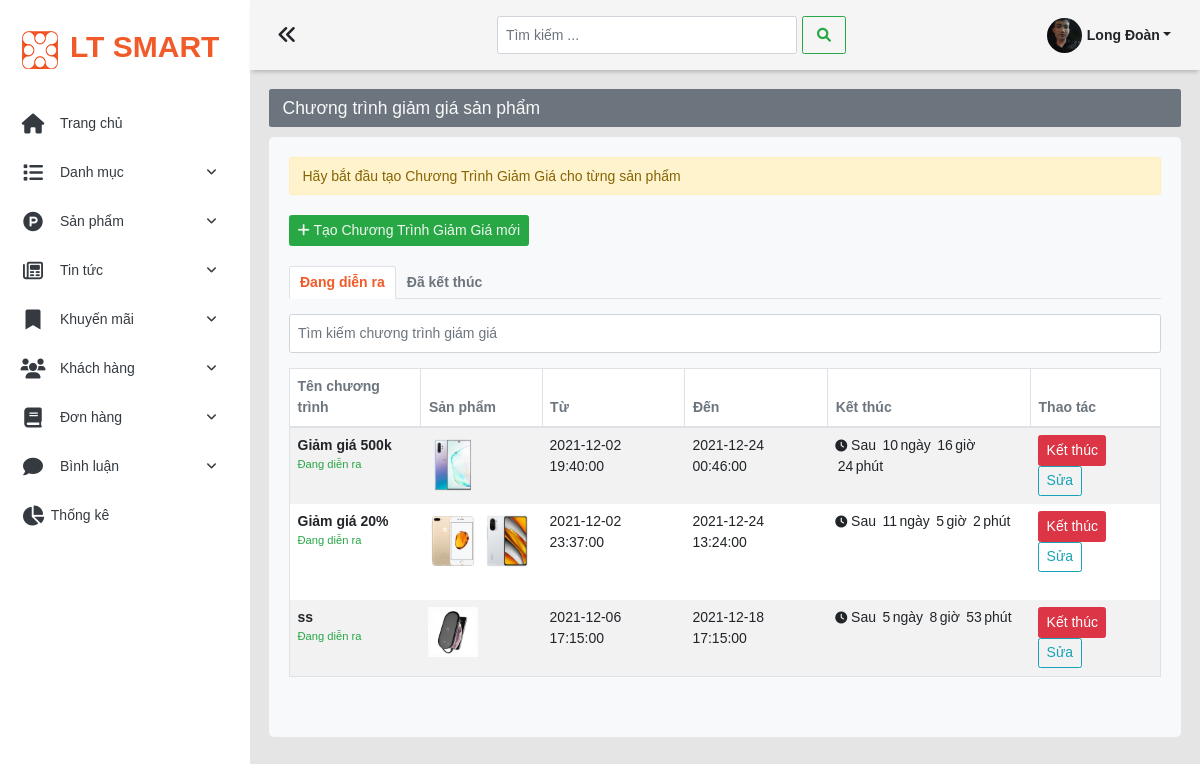
The app's page /admin/giam-gia (signed in) with its own data.
### tables this page shows
CREATE TABLE `khach_hang` (
  `id_kh` int(11) NOT NULL,
  `username` varchar(100) DEFAULT NULL,
  `mat_khau` varchar(100) DEFAULT NULL,
  `ho_ten` varchar(100) NOT NULL,
  `hinh_anh` varchar(255) DEFAULT '',
  `so_dien_thoai` varchar(10) DEFAULT NULL,
  `email` varchar(255) DEFAULT NULL,
  `dia_chi` varchar(255) DEFAULT NULL,
  `vai_tro` int(1) NOT NULL DEFAULT 0 COMMENT '0 là tài khoản khách hàng ,1 là quản trị viên'
);

CREATE TABLE `khuyen_mai` (
  `id_khuyen_mai` int(11) NOT NULL,
  `ten_chuong_trinh` varchar(250) NOT NULL,
  `id_loai_khuyen_mai` int(11) NOT NULL,
  `ngay_bat_dau` datetime NOT NULL,
  `ngay_ket_thuc` datetime NOT NULL,
  `so_luot_su_dung` int(11) NOT NULL COMMENT 'Nếu đã sử dụng = số lượt sử dụng thì chuyển tình trạng 0 ( kết thúc)',
  `tinh_trang` int(11) NOT NULL COMMENT '1 là đang diễn ra ,0 là đã kết thúc',
  `da_su_dung` int(11) NOT NULL COMMENT 'Khi User đặt hàng thì sẻ + 1 vào đây'
);

### admin/views/khuyen-mai/giam_gia/list-giam-gia.php (the view, shortened to what the rows shown need)
<h3 class="alert bg-secondary text-light heading-cate">Chương trình giảm giá sản phẩm</h3>
<div class="giam-gia bg-light">
    <div class="row">
        <div class="col-12">
            <p class="alert alert-warning">Hãy bắt đầu tạo Chương Trình Giảm Giá cho từng sản phẩm</p>
            <a href="add-giam-gia" class="btn btn-success textwhite my-3"><i class="fas fa-plus"></i> Tạo Chương Trình Giảm Giá mới</a>
            <div class="giam-gia-inner">
                <div class="giam-gia-tab-status my-3">
                    <nav>
                        <div class="nav nav-tabs" id="nav-tab" role="tablist">
                            <a class="nav-item nav-link active" id="dang-dien-ra-tab" data-toggle="tab" href="#dang-dien-ra" role="tab" aria-controls="dang-dien-ra" aria-selected="true">Đang diễn ra</a>
                            <a class="nav-item nav-link" id="da-ket-thuc-tab" data-toggle="tab" href="#da-ket-thuc" role="tab" aria-controls="da-ket-thuc" aria-selected="false">Đã kết thúc</a>
                        </div>
                    </nav>
                    <div class="tab-content py-4" id="nav-tabContent">
                        <div class="tab-pane fade show active" id="dang-dien-ra" role="tabpanel" aria-labelledby="dang-dien-ra-tab">
                            <?php
                            $list_id_dang_dien_ra = giam_gia_Select_Ok_Id_Km_Dang_Dien_Ra();
                            if (count($list_id_dang_dien_ra) > 0) { ?>
                                <input class="form-control" id="myInput" type="text" placeholder="Tìm kiếm chương trình giám giá">
                                <table class="table table-bordered table-striped my-4">
                                    <thead>
                                        <tr>
                                            <th scope="col" class="text-secondary">Tên chương trình</th>
                                            <th scope="col" class="text-secondary">Sản phẩm</th>
                                            <th scope="col" class="text-secondary">Từ</th>
                                            <th scope="col" class="text-secondary">Đến</th>
                                            <th scope="col" class="text-secondary">Kết thúc</th>
                                            <th scope="col" class="text-secondary">Thao tác</th>
                                        </tr>
                                    </thead>
                                    <tbody id="myTable">
                                        <?php
                                        $list_id_km = giam_gia_Select_Ok_Id_Km_Dang_Dien_Ra();
                                        foreach ($list_id_km as $id_km) {
                                            $info_all = giam_gia_Query_By_Id_Km_Dang_Dien_Ra($id_km['id_khuyen_mai']);
                                            $mang_anh = [];
                                            foreach ($info_all as $info) {
                                                array_push($mang_anh, $info['hinh_anh']);
                                            }
                                            $info_km = khuyen_mai_Query_One_By_Id_Km($id_km['id_khuyen_mai']);
                                        ?>
                                            <tr>
                                                <td class="d-flex flex-column">
                                                    <b class=""><?= $info_km['ten_chuong_trinh'] ?></b>
                                                    <small class="text-success">Đang diễn ra</small>
                                                </td>
                                                <td>
                                                    <?php
                                                    $i = 0;
                                                    $dem = count($mang_anh);
                                                    foreach ($mang_anh as $anh) {
                                                        if ($i < 3) { ?>
                                                            <img style="width:50px" src="<?= $CONTENT_UPLOAD ?>/<?= $anh ?>" alt="">
                                                        <?php
                                                            $i++;
                                                        } else { ?>
                                                            <span class="count-sp-con-lai text-primary " style="font-weight:600">+ <?= $dem - 3 ?></span>
                                                            <i class="fas fa-ellipsis-h text-primary"></i>
                                                        <?php break;
                                                        } ?>
                                                    <?php
                                                    }
                                                    ?>
                                                </td>
                                                <td><?= $info_km['ngay_bat_dau'] ?></td>
                                                <td><?= $info_km['ngay_ket_thuc'] ?></td>
                                                <td>
                                                    <?php
                                                    $date_now = date('Y-m-d H:i:s');
                                                    $date_end = $info_km['ngay_ket_thuc'];
                                                    $diff = abs(strtotime($date_end) - strtotime($date_now));
                                                    $years = floor($diff / (365 * 60 * 60 * 24));
                                                    $months = floor(($diff - $years * 365 * 60 * 60 * 24) / (30 * 60 * 60 * 24));
                                                    $days = floor(($diff - $years * 365 * 60 * 60 * 24 - $months * 30 * 60 * 60 * 24) / (60 * 60 * 24));
                                                    $hours = floor(($diff - $years * 365 * 60 * 60 * 24 - $months * 30 * 60 * 60 * 24 - $days * 60 * 60 * 24) / (60 * 60));
                                                    $minutes = floor(($diff - $years * 365 * 60 * 60 * 24 - $months * 30 * 60 * 60 * 24 - $days * 60 * 60 * 24 - $hours * 60 * 60) / 60);
                                                    ?>
                                                    <i class="fas fa-clock" style="font-size:1.2rem"></i> Sau
                                                    <?php
                                                    if ($days > 0) { ?>
                                                        <span class="mx-1"><?= $days ?></span>ngày
                                                    <?php
                                                    }
                                                    ?>
                                                    <?php
                                                    if ($hours > 0) { ?>
                                                    <span class="mx-1"><?= $hours ?></span>giờ
                                                    <?php
                                                    }
                                                    ?>
                                                    <span class="mx-1"><?= $minutes ?></span>phút
                                                </td>
                                                <td>
                                                    <div class="btn btn-danger ket_thuc_km " data-toggle="modal" data-id_km="<?= $id_km['id_khuyen_mai'] ?>" data-target="#modal_ket_thuc_km">Kết thúc</div>
                                                    <a href="edit-giam-gia?id_km=<?=$id_km['id_khuyen_mai']?>" class="btn btn-outline-info sua-km-giam-gia" >Sửa</a>
                                                </td>
                                            </tr>
                                        <?php
                                        }
                                        ?>
                                    </tbody>
                                </table>
                            <?php
                            }
                            ?>
                        </div>
                    </div>
                </div>
            </div>
        </div>
    </div>
</div>
</div>

### admin/views/layouts/index.php (shortened to what the rows shown need)
<!DOCTYPE html>
<html lang="en">
<head>
    <link rel="stylesheet" href="https://cdnjs.cloudflare.com/ajax/libs/font-awesome/6.0.0-beta2/css/all.min.css" />
    <link rel="stylesheet" href="https://maxcdn.bootstrapcdn.com/bootstrap/4.0.0/css/bootstrap.min.css">
    <link rel="stylesheet" href="<?= $CONTENT_ADMIN_URL ?>/css/main.css">
    <link rel="stylesheet" href="<?= $CONTENT_ADMIN_URL ?>/css/base.css">
    <link rel="stylesheet" href="<?= $CONTENT_ADMIN_URL ?>/css/toastMessage.css">
    <link rel="stylesheet" href="<?= $CONTENT_ADMIN_URL ?>/css/khuyen-mai.css">
</head>
<body>
    <div class="wrapper">
        <div class="navigation">
            <ul>
                <li class="py-4">
                    <a href="<?= $ADMIN_URL ?>" class="navigation__link d-flex align-items-center">
                        <span><img src="<?= $CONTENT_ADMIN_URL ?>/img/avatar_xt.gif" alt=""></span>
                        <span>
                            <h2 class="logo" style="white-space: nowrap;">LT SMART</h2>
                        </span>
                    </a>
                </li>
                <li class="navigation__items active">
                    <a href="<?= $ADMIN_URL ?>" class="navigation__link d-flex align-items-center cursor-pointer">
                        <span><i class="fas fa-home"></i></span>
                        <span style="white-space: nowrap;">Trang chủ</span>
                    </a>
                </li>
                <li class="navigation__items">
                    <div class="navigation__link d-flex align-items-center cursor-pointer">
                        <span><i class="fas fa-list"></i></span>
                        <span style="white-space: nowrap;">Danh mục
                            <span class="box__icon-dropdown"><i class="icon__dropdown fas fa-angle-down"></i></span></span>
                    </div>
                </li>
                <li class="navigation__items">
                    <div class="navigation__link d-flex align-items-center cursor-pointer">
                        <span><i class="fab fa-product-hunt"></i></span>
                        <span style="white-space: nowrap;">Sản phẩm
                            <span class="box__icon-dropdown"><i class="icon__dropdown fas fa-angle-down"></i></span></span>
                    </div>
                </li>
                <li class="navigation__items">
                    <div class="navigation__link d-flex align-items-center cursor-pointer ">
                        <span><i class="far fa-newspaper"></i></span>
                        <span style="white-space: nowrap;">Tin tức
                            <span class="box__icon-dropdown"><i class="icon__dropdown fas fa-angle-down"></i></span></span>
                    </div>
                </li>
                <li class="navigation__items">
                    <div class="navigation__link d-flex align-items-center cursor-pointer">
                        <span><i class="fas fa-bookmark"></i></span>
                        <span style="white-space: nowrap;">Khuyến mãi
                            <span class="box__icon-dropdown"><i class="icon__dropdown fas fa-angle-down"></i></span></span>
                    </div>
                </li>
                <li class="navigation__items">
                    <div class="navigation__link d-flex align-items-center cursor-pointer">
                        <span><i class="fas fa-users"></i></span>
                        <span style="white-space: nowrap;">Khách hàng
                            <span class="box__icon-dropdown"><i class="icon__dropdown fas fa-angle-down"></i></span></span>
                    </div>
                </li>
                <li class="navigation__items">
                    <div class="navigation__link d-flex align-items-center cursor-pointer">
                        <span><i class="fas fa-book"></i></span>
                        <span style="white-space: nowrap;">Đơn hàng
                            <span class="box__icon-dropdown"><i class="icon__dropdown fas fa-angle-down"></i></span></span>
                    </div>
                </li>
                <li class="navigation__items">
                    <div class="navigation__link d-flex align-items-center cursor-pointer">
                        <span><i class="fas fa-comment"></i></span>
                        <span style="white-space: nowrap;">Bình luận
                            <span class="box__icon-dropdown"><i class="icon__dropdown fas fa-angle-down"></i></span></span>
                    </div>
                </li>
                <li class="navigation__items">
                    <div class="navigation__link d-flex align-items-center cursor-pointer">
                        <span><i class="fas fa-chart-pie"></i></span>
                        <a href="statistical"><span style="white-space: nowrap; color:var(--dark);">Thống kê</span></a>
                    </div>
                </li>
            </ul>
        </div>
        <main class="main">
            <div class="top__bar">
                <div class="toggle">
                    <i class="fas fa-angle-double-left"></i>
                </div>
                <div class="search">
                    <nav class="navbar navbar-light ">
                        <form class="form-inline">
                            <input class="form-control mr-sm-2" type="text" placeholder="Tìm kiếm ..." aria-label="Search">
                            <button class="btn btn-outline-success my-2 my-sm-0" type="submit"><i class="fas fa-search"></i></button>
                        </form>
                    </nav>
                </div>
                <div class="user ">
                    <div class="dropdown d-flex align-items-center">
                        <?php
                        if (sessionLogin_Isset()) {
                            $id_kh = $_SESSION['login']['id_kh'];
                            $info_kh = khach_hang_Query_One($id_kh);
                            if ($info_kh['hinh_anh'] != '') { ?>
                                <div class="user__dropdown" style="background-image: url('<?= $AVTUSER_UPLOAD ?>/<?=$info_kh['hinh_anh']?>')">
                                </div>
                            <?php
                            } else { ?>
                                <div class="user__dropdown" style="background-image: url('<?= $CONTENT_CLIENT_URL ?>/img/avatar.png')">
                                </div>
                        <?php
                            }
                        }
                        ?>
                        <div class="user__name pl-2 dropdown-toggle" style="cursor: pointer;font-weight: 600;" data-toggle="dropdown" aria-haspopup="true" aria-expanded="false"><?=$info_kh['ho_ten']?></div>
                    </div>
                </div>
            </div>
            <div class="content ">
                <?php include $view ?>
            </div>
</body>
</html>

### records on screen
khach_hang: ho_ten "Long Đoàn"
khuyen_mai: ten_chuong_trinh "Giảm giá 500k", ngay_bat_dau "2021-12-02 19:40:00", ngay_ket_thuc "2021-12-24 00:46:00"
khuyen_mai: ten_chuong_trinh "Giảm giá 20%", ngay_bat_dau "2021-12-02 23:37:00", ngay_ket_thuc "2021-12-24 13:24:00"
khuyen_mai: ten_chuong_trinh "ss", ngay_bat_dau "2021-12-06 17:15:00", ngay_ket_thuc "2021-12-18 17:15:00"
